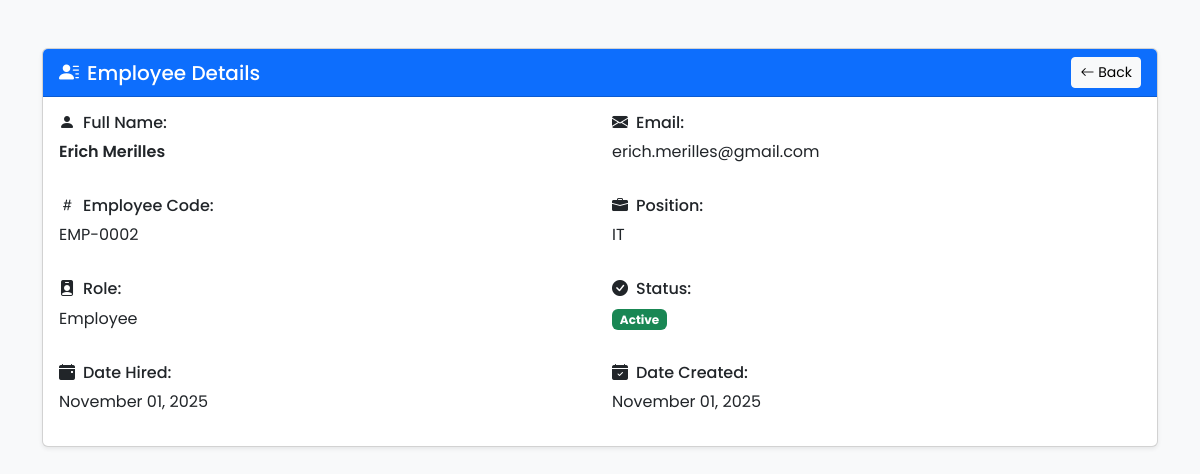
The page /frontend/employee/view_employee.php?id=2 (signed in) on the database its author committed.
### tables this page shows
CREATE TABLE `employees` (
  `employee_id` int(11) NOT NULL,
  `employee_code` varchar(50) DEFAULT NULL,
  `first_name` varchar(100) DEFAULT NULL,
  `last_name` varchar(100) DEFAULT NULL,
  `email` varchar(150) DEFAULT NULL,
  `contact_number` varchar(20) DEFAULT NULL,
  `password` varchar(255) DEFAULT NULL,
  `position` varchar(100) DEFAULT NULL,
  `daily_rate` decimal(10,2) DEFAULT 500.00,
  `role` enum('Admin','Employee') DEFAULT 'Employee',
  `status` enum('Active','Inactive') DEFAULT 'Active',
  `date_hired` date DEFAULT NULL,
  `created_at` timestamp NOT NULL DEFAULT current_timestamp()
);

### frontend/employee/view_employee.php (the view, shortened to what this page needs)
<?php
require_once __DIR__ . '/../../config/db.php';
$employee_id = isset($_GET['id']) ? intval($_GET['id']) : 0;
$stmt = $conn->prepare("
  SELECT e.employee_id, e.employee_code, e.first_name, e.last_name,
         e.email, e.position, e.role, e.status, e.date_hired, e.created_at
  FROM employees e
  WHERE e.employee_id = ? AND e.role = 'Employee'
");
$stmt->bind_param("i", $employee_id);
$stmt->execute();
$result = $stmt->get_result();
$employee = $result->fetch_assoc();
?>
<!DOCTYPE html>
<html lang="en">
<head>
  <?php include '../includes/links.php'; ?>
</head>
<body class="bg-light">
  <div class="container mt-5">
    <div class="card shadow-sm">
      <div class="card-header bg-primary text-white d-flex justify-content-between align-items-center">
        <h5 class="mb-0"><i class="bi bi-person-lines-fill me-2"></i>Employee Details</h5>
        <a href="employee_module.php" class="btn btn-light btn-sm"><i class="bi bi-arrow-left"></i> Back</a>
      </div>
      <div class="card-body">
        <div class="row mb-3">
          <div class="col-md-6">
            <h6><i class="bi bi-person-fill me-2"></i>Full Name:</h6>
            <p class="fw-semibold"><?= htmlspecialchars($employee['first_name'] . ' ' . $employee['last_name']) ?></p>
          </div>
          <div class="col-md-6">
            <h6><i class="bi bi-envelope-fill me-2"></i>Email:</h6>
            <p><?= htmlspecialchars($employee['email']) ?></p>
          </div>
        </div>
        <div class="row mb-3">
          <div class="col-md-6">
            <h6><i class="bi bi-hash me-2"></i>Employee Code:</h6>
            <p><?= htmlspecialchars($employee['employee_code']) ?></p>
          </div>
          <div class="col-md-6">
            <h6><i class="bi bi-briefcase-fill me-2"></i>Position:</h6>
            <p><?= htmlspecialchars($employee['position']) ?></p>
          </div>
        </div>
        <div class="row mb-3">
          <div class="col-md-6">
            <h6><i class="bi bi-person-badge-fill me-2"></i>Role:</h6>
            <p><?= htmlspecialchars($employee['role']) ?></p>
          </div>
          <div class="col-md-6">
            <h6><i class="bi bi-check-circle-fill me-2"></i>Status:</h6>
            <span class="badge <?= $employee['status'] === 'Active' ? 'bg-success' : 'bg-danger' ?>">
              <?= htmlspecialchars($employee['status']) ?>
            </span>
          </div>
        </div>
        <div class="row">
          <div class="col-md-6">
            <h6><i class="bi bi-calendar-event-fill me-2"></i>Date Hired:</h6>
            <p><?= htmlspecialchars($employee['date_hired'] ? date('F d, Y', strtotime($employee['date_hired'])) : 'N/A') ?></p>
          </div>
          <div class="col-md-6">
            <h6><i class="bi bi-calendar-check-fill me-2"></i>Date Created:</h6>
            <p><?= date('F d, Y', strtotime($employee['created_at'])) ?></p>
          </div>
        </div>
      </div>
    </div>
  </div>
</body>
</html>

### frontend/assets/css/style.css (style rules this page uses)
body { font-family: 'Poppins', sans-serif; background-color: #fff9f2; margin: 0; padding: 0; }

### rows shown on the page
employees: first_name+last_name "Erich Merilles", email "erich.merilles@gmail.com", employee_code "EMP-0002", position "IT", role "Employee", status "Active", date_hired "November 01, 2025", created_at "November 01, 2025"
